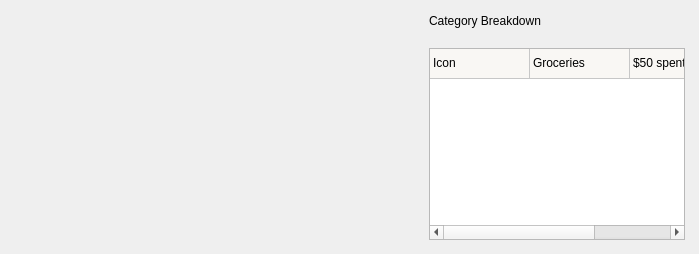
             <widget class="QWidget" name="tab_categories">
              <attribute name="title">
               <string>Categories</string>
              </attribute>
              <layout class="QHBoxLayout" name="horizontalLayout_6">
               <property name="leftMargin">
                <number>5</number>
               </property>
               <property name="topMargin">
                <number>5</number>
               </property>
               <property name="rightMargin">
                <number>5</number>
               </property>
               <property name="bottomMargin">
                <number>5</number>
               </property>
               <item>
                <widget class="QFrame" name="frame_pieChartHolder">
                 <property name="minimumSize">
                  <size>
                   <width>409</width>
                   <height>200</height>
                  </size>
                 </property>
                 <property name="maximumSize">
                  <size>
                   <width>16777215</width>
                   <height>16777215</height>
                  </size>
                 </property>
                 <property name="styleSheet">
                  <string notr="true">font: 25 18pt &quot;Open Sans&quot;;</string>
                 </property>
                 <property name="frameShape">
                  <enum>QFrame::NoFrame</enum>
                 </property>
                 <property name="frameShadow">
                  <enum>QFrame::Raised</enum>
                 </property>
                </widget>
               </item>
               <item>
                <widget class="QFrame" name="frame_categoryTable">
                 <property name="maximumSize">
                  <size>
                   <width>16777215</width>
                   <height>16777215</height>
                  </size>
                 </property>
                 <property name="frameShape">
                  <enum>QFrame::NoFrame</enum>
                 </property>
                 <property name="frameShadow">
                  <enum>QFrame::Raised</enum>
                 </property>
                 <layout class="QVBoxLayout" name="verticalLayout_13">
                  <property name="spacing">
                   <number>20</number>
                  </property>
                  <item>
                   <widget class="QLabel" name="label_categories">
                    <property name="styleSheet">
                     <string notr="true">font: 25 16pt &quot;Open Sans&quot;;</string>
                    </property>
                    <property name="text">
                     <string>Category Breakdown</string>
                    </property>
                   </widget>
                  </item>
                  <item>
                   <widget class="QTableWidget" name="table_categories">
                    <property name="styleSheet">
                     <string notr="true">QTableWidget {
	font: 25 12pt &quot;Open Sans&quot;;
}
QHeaderView {
	qproperty-defaultAlignment: AlignLeft AlignVCenter;
}
QHeaderView::section{
	padding: 10px;
	border: none;
	background-color:rgb(200,200,200);
	font: 25 14pt &quot;Open Sans&quot;; 
}
QTableView::item {
	background-color: rgb(249, 247, 244);
}</string>
                    </property>
                    <attribute name="horizontalHeaderVisible">
                     <bool>false</bool>
                    </attribute>
                    <attribute name="horizontalHeaderDefaultSectionSize">
                     <number>100</number>
                    </attribute>
                    <attribute name="horizontalHeaderHighlightSections">
                     <bool>false</bool>
                    </attribute>
                    <attribute name="horizontalHeaderStretchLastSection">
                     <bool>true</bool>
                    </attribute>
                    <attribute name="verticalHeaderVisible">
                     <bool>false</bool>
                    </attribute>
                    <attribute name="verticalHeaderStretchLastSection">
                     <bool>false</bool>
                    </attribute>
                    <row>
                     <property name="text">
                      <string>Category1</string>
                     </property>
                    </row>
                    <column>
                     <property name="text">
                      <string>Icon</string>
                     </property>
                    </column>
                    <column>
                     <property name="text">
                      <string>Category</string>
                     </property>
                    </column>
                    <column>
                     <property name="text">
                      <string>Amount</string>
                     </property>
                    </column>
                    <item row="0" column="0">
                     <property name="text">
                      <string>Icon</string>
                     </property>
                    </item>
                    <item row="0" column="1">
                     <property name="text">
                      <string>Groceries</string>
                     </property>
                    </item>
                    <item row="0" column="2">
                     <property name="text">
                      <string>$50 spent</string>
                     </property>
                    </item>
                   </widget>
                  </item>
                 </layout>
                </widget>
               </item>
              </layout>
             </widget>
